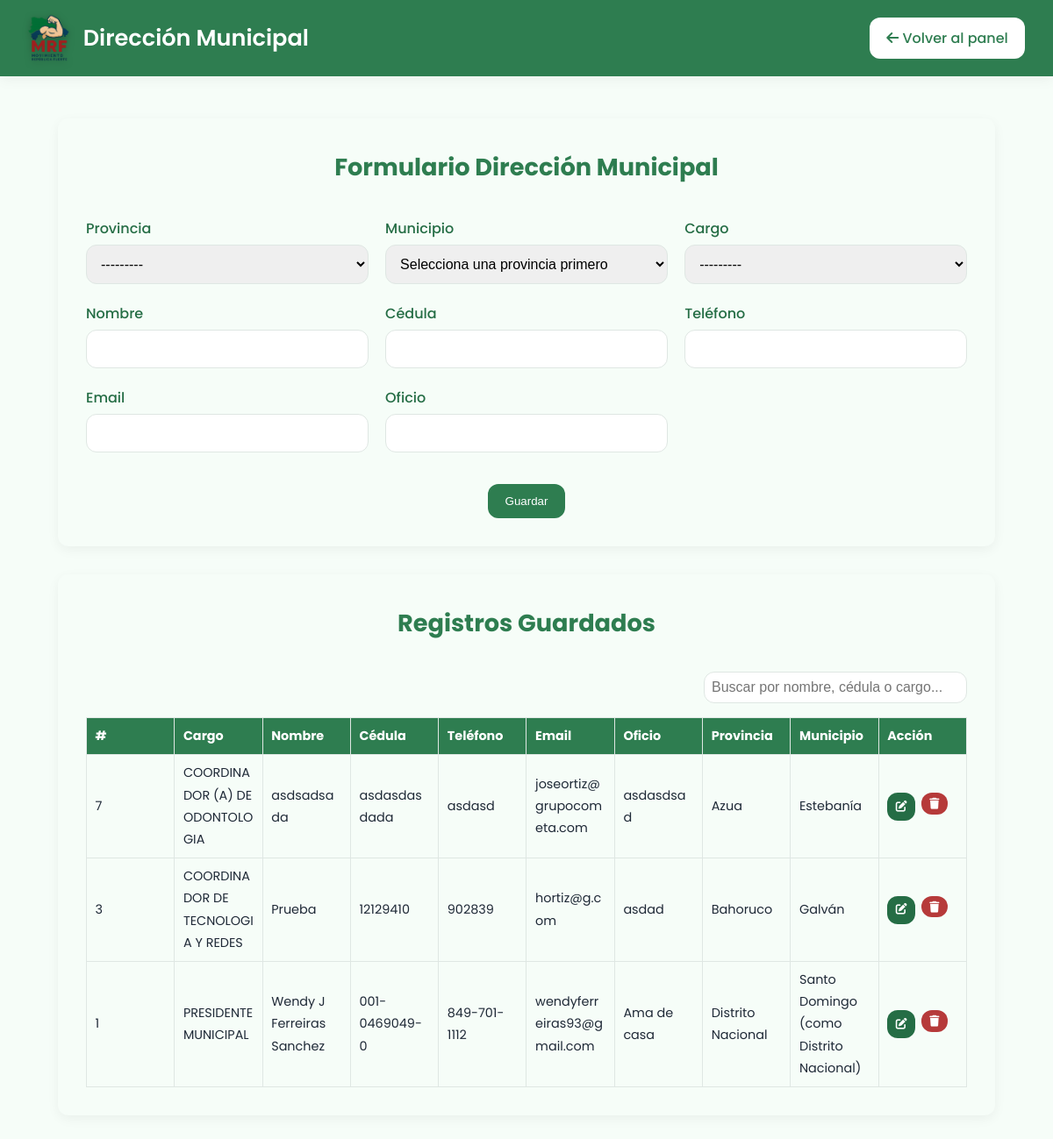
Page /formulario-direccion-municipal/ (signed in) on the committed database.
### registro/models.py (models this page shows, shortened)
class CargoMunicipal(models.Model):
    CARGOS_MUNICIPALES = [
        (1, "PRESIDENTE MUNICIPAL"),
        (2, "COORDINADOR OPERATIVO Y DE ORGANIZACIÓN"),
        (3, "COORDINADOR DE TECNOLOGIA Y REDES"),
        (4, "COORDINADOR MEDICOS GENERALES Y ESPECIALISTAS"),
        (5, "COORDINADOR (A) DE ENFERMERIA"),
        (6, "COORDINADOR (A) DE SALUD MENTAL"),
        (7, "COORDINADOR (A) DE ODONTOLOGIA"),
        (8, "COORDINADOR (A) DE TECNICOS DEL SECTOR SALUD"),
        (9, "COORDINADOR (A) DE BIOANALISIS"),
        (10, "COORDINADOR DE IGLESIAS Y ORGANIZACIONES SIN FINES DE LUCRO"),
        (11, "COORDINADOR DE PROFESIONALES INDEPENDIENTES"),
        (12, "COORDINADOR DE ASUNTOS COMUNITARIOS"),
    ]
    provincia = models.CharField(max_length=50, choices=PROVINCIAS_RD)
    municipio = models.CharField(max_length=100)
    orden = models.PositiveSmallIntegerField(choices=CARGOS_MUNICIPALES, unique=False)
    nombre = models.CharField(max_length=100)
    cedula = models.CharField(max_length=20)
    telefono = models.CharField(max_length=20)
    email = models.EmailField(blank=True)
    oficio = models.CharField(max_length=100, blank=True)
    creado_por = models.ForeignKey(User, on_delete=models.CASCADE, null=True, blank=True)

### registro/views.py (the view)
# urls.py: path('formulario-direccion-municipal/', views.formulario_direccion_municipal, name='formulario_direccion_municipal'),
@login_required
def formulario_direccion_municipal(request):
    editar_id = request.GET.get('editar_id') or request.POST.get('editar_id')
    instancia = None
    if request.method == 'POST':
        if editar_id and editar_id.isdigit():
            instancia = get_object_or_404(CargoMunicipal, id=int(editar_id))
            form = CargoMunicipalForm(request.POST, instance=instancia)
        else:
            form = CargoMunicipalForm(request.POST)
        if form.is_valid():
            cargo = form.save(commit=False)
            if not instancia:
                cargo.creado_por = request.user
            cargo.save()
            return redirect('formulario_direccion_municipal')
    else:
        if editar_id and editar_id.isdigit():
            instancia = get_object_or_404(CargoMunicipal, id=int(editar_id))
            form = CargoMunicipalForm(instance=instancia)
        else:
            form = CargoMunicipalForm()
    registros = CargoMunicipal.objects.order_by('provincia', 'municipio', 'orden')
    return render(request, 'formulario_direccion_municipal.html', {
        'form': form,
        'registros': registros,
        'editar_id': editar_id,
    })

### registro/forms.py
class CargoMunicipalForm(forms.ModelForm):
    class Meta:
        model = CargoMunicipal
        fields = ['provincia', 'municipio', 'orden', 'nombre', 'cedula', 'telefono', 'email', 'oficio']

### templates/formulario_direccion_municipal.html (shortened to what this page needs)
{% load static %}
<!DOCTYPE html>
<html lang="es">
<head>
  <link href="https://cdnjs.cloudflare.com/ajax/libs/font-awesome/6.4.0/css/all.min.css" rel="stylesheet">
  <link rel="stylesheet" href="{% static 'css/style.css' %}">
</head>
<body>
  <header class="header-prov">
    <div class="header-prov__left">
      <img src="{% static 'img/Logo-mrf.png' %}" alt="Logo Movimiento República Fuerte" class="header-prov__logo">
      <h1 class="header-prov__titulo">Dirección Municipal</h1>
    </div>
    <div class="header-prov__right">
      <a href="{% url 'panel_admin' %}" class="btn btn--light">
        <i class="fas fa-arrow-left"></i> Volver al panel
      </a>
    </div>
  </header>
  <main class="formulario-prov-container">
    <div class="formulario-box">
      <h2 class="form-title">{% if editar_id %}Editar Registro Municipal{% else %}Formulario Dirección Municipal{% endif %}</h2>
      <form method="post" class="formulario-modern">
        <div class="form-row"><label>Provincia</label>{{ form.provincia }}</div>
        <div class="form-row">
          <label>Municipio</label>
          <select name="municipio" id="municipio" required>
            <option value="">Selecciona una provincia primero</option>
          </select>
        </div>
        <div class="form-row"><label>Cargo</label>{{ form.orden }}</div>
        <div class="form-row"><label>Nombre</label>{{ form.nombre }}</div>
        <div class="form-row"><label>Cédula</label>{{ form.cedula }}</div>
        <div class="form-row"><label>Teléfono</label>{{ form.telefono }}</div>
        <div class="form-row"><label>Email</label>{{ form.email }}</div>
        <div class="form-row"><label>Oficio</label>{{ form.oficio }}</div>
        <div class="form-actions">
          <button type="submit" class="btn">Guardar</button>
        </div>
      </form>
    </div>
    <div class="tabla-box">
      <h3 class="form-title">Registros Guardados</h3>
      <div class="search-box">
        <input type="text" id="searchInput" onkeyup="filtrarTabla()" placeholder="Buscar por nombre, cédula o cargo...">
      </div>
      <div class="tabla-wrapper">
        <table class="tabla-registros" id="tablaRegistros">
          <thead>
            <tr>
              <th>#</th>
              <th>Cargo</th>
              <th>Nombre</th>
              <th>Cédula</th>
              <th>Teléfono</th>
              <th>Email</th>
              <th>Oficio</th>
              <th>Provincia</th>
              <th>Municipio</th>
              <th>Acción</th>
            </tr>
          </thead>
          <tbody>
            {% for reg in registros %}
              <tr>
                <td>{{ reg.orden }}</td>
                <td>{{ reg.get_orden_display }}</td>
                <td>{{ reg.nombre }}</td>
                <td>{{ reg.cedula }}</td>
                <td>{{ reg.telefono }}</td>
                <td>{{ reg.email }}</td>
                <td>{{ reg.oficio }}</td>
                <td>{{ reg.provincia }}</td>
                <td>{{ reg.municipio }}</td>
                <td>
                  {% if request.user.is_superuser %}
                    <div style="display:flex;gap:0.4rem;">
                      <a href="?editar_id={{ reg.id }}" class="btn btn--small" style="background: var(--verde-oscuro);">
                        <i class="fas fa-edit"></i>
                      </a>
                      <form method="post" action="{% url 'eliminar_cargo_municipal' reg.id %}" onsubmit="return confirm('¿Seguro que deseas eliminar este registro?');">
                        <button type="submit" class="btn btn--small" style="background: var(--rojo-mrf);">
                          <i class="fas fa-trash"></i>
                        </button>
                      </form>
                    </div>
                  {% endif %}
                </td>
              </tr>
            {% empty %}
              <tr><td colspan="10" style="text-align:center;">No hay registros aún.</td></tr>
            {% endfor %}
          </tbody>
        </table>
      </div>
    </div>
  </main>

### static/css/style.css (style rules this page uses)
:root { --rojo-mrf: #b63a3a; --verde-mapa: #2e7d50; --verde-oscuro: #256d45; --azul-oscuro: #102f41; --azul-marino: #183d4f; --beige-brazo: #f5d7b5; --blanco: #ffffff; --gris-claro: #f6fdf8; --gris-medio: #dfe7e3; --gris-oscuro: #4a4a4a; --texto-oscuro: #1f2937; --sombra-suave: 0 4px 14px rgba(0, 0, 0, 0.05); --borde-radio: 12px; }
* { margin: 0; padding: 0; box-sizing: border-box; }
html { scroll-behavior: smooth; }
body { font-family: 'Poppins', sans-serif; background: var(--gris-claro); color: var(--texto-oscuro); line-height: 1.75; font-size: 16px; overflow-x: hidden; }
.btn { background: var(--verde-mapa); color: var(--blanco); padding: 0.75rem 1.25rem; border-radius: var(--borde-radio); font-weight: 500; display: inline-block; transition: all 0.3s ease; cursor: pointer; text-align: center; text-decoration: none; border: none; }
.btn--small { padding: 0.5rem 1rem; font-size: 0.9rem; }
input, select { padding: 0.75rem; border: 1px solid var(--gris-medio); border-radius: var(--borde-radio); font-size: 1rem; width: 100%; }
.formulario-box, .login-box, .tabla-box { background: var(--blanco); padding: 2rem; border-radius: var(--borde-radio); box-shadow: var(--sombra-suave); margin-bottom: 3rem; }
.form-title, .login-box h2, .prov-title { text-align: center; font-size: 1.5rem; font-weight: 600; margin-bottom: 1.5rem; color: var(--verde-mapa); }
.tabla-registros { width: 100%; border-collapse: collapse; font-size: 0.95rem; }
.tabla-registros thead { background: var(--verde-mapa); color: var(--blanco); }
.tabla-registros th, .tabla-registros td { padding: 0.75rem; border-bottom: 1px solid var(--gris-medio); text-align: left; }

### templates/formulario_direccion_municipal.html (style rules this page uses)
.header-prov { background: var(--verde-mapa); color: var(--blanco); display: flex; justify-content: space-between; align-items: center; padding: 1rem 2rem; flex-wrap: wrap; box-shadow: var(--sombra-suave); }
.header-prov__left { display: flex; align-items: center; gap: 1rem; }
.header-prov__logo { height: 55px; filter: drop-shadow(0 2px 4px rgba(0, 0, 0, 0.25)); }
.header-prov__titulo { font-size: 1.6rem; font-weight: 600; }
.header-prov__right .btn--light { background: var(--blanco); color: var(--verde-mapa); padding: 0.6rem 1.2rem; border-radius: var(--borde-radio); text-decoration: none; font-weight: 500; transition: background 0.3s ease, transform 0.3s ease; }
.formulario-prov-container { max-width: 1100px; margin: 3rem auto; padding: 0 1rem; }
.formulario-box, .tabla-box { background: var(--gris-claro); padding: 2rem; border-radius: var(--borde-radio); box-shadow: var(--sombra-suave); margin-bottom: 2rem; }
.formulario-modern { display: grid; grid-template-columns: repeat(auto-fit, minmax(260px, 1fr)); gap: 1.2rem; }
.form-row label { font-weight: 500; color: var(--verde-oscuro); margin-bottom: 0.3rem; display: block; }
.form-actions { grid-column: 1 / -1; text-align: center; margin-top: 1rem; }
.form-title { text-align: center; font-size: 1.7rem; font-weight: 700; color: var(--verde-mapa); margin-bottom: 2rem; }
.search-box { text-align: right; margin-bottom: 1rem; }
.search-box input { padding: 0.5rem; border: 1px solid var(--gris-medio); border-radius: var(--borde-radio); width: 100%; max-width: 300px; }
.tabla-wrapper { overflow-x: auto; }
.tabla-registros { width: 100%; border-collapse: collapse; font-size: 0.9rem; table-layout: fixed; }
.tabla-registros th, .tabla-registros td { padding: 0.5rem 0.6rem; border: 1px solid var(--gris-medio); text-align: left; word-break: break-word; }
.tabla-registros th { background: var(--verde-mapa); color: white; }
.btn--small { font-size: 0.8rem; padding: 0.3rem 0.6rem; border-radius: var(--borde-radio); border: none; color: white; cursor: pointer; }

### rows in the picture
CargoMunicipal: orden "7", orden "COORDINADOR (A) DE ODONTOLOGIA", nombre "asdsadsada", cedula "asdasdasdada", telefono "asdasd", email "joseortiz@grupocometa.com", oficio "asdasdsad", provincia "Azua", municipio "Estebanía"
CargoMunicipal: orden "3", orden "COORDINADOR DE TECNOLOGIA Y REDES", nombre "Prueba", cedula "12129410", telefono "902839", email "hortiz@g.com", oficio "asdad", provincia "Bahoruco", municipio "Galván"
CargoMunicipal: orden "1", orden "PRESIDENTE MUNICIPAL", nombre "Wendy J Ferreiras Sanchez", cedula "001-0469049-0", telefono "849-701-1112", email "wendyferreiras93@gmail.com", oficio "Ama de casa", provincia "Distrito Nacional", municipio "Santo Domingo (como Distrito Nacional)"
